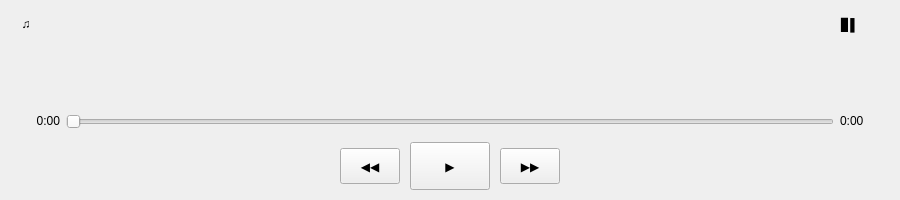
<?xml version="1.0" encoding="UTF-8"?>
<ui version="4.0">
 <class>MusicBar</class>
 <widget class="QWidget" name="MusicBar">
    <property name="geometry">
     <rect>
      <x>0</x>
      <y>0</y>
      <width>900</width>
      <height>200</height>
     </rect>
    </property>
    <property name="minimumSize">
     <size>
      <width>700</width>
      <height>180</height>
     </size>
    </property>
   <property name="windowTitle">
    <string>MusicBar</string>
   </property>
   <widget class="QLabel" name="lblMusicIcon">
    <property name="geometry">
     <rect>
      <x>10</x>
      <y>8</y>
      <width>32</width>
      <height>32</height>
     </rect>
    </property>
    <property name="text">
     <string>&#9835;</string>
    </property>
    <property name="alignment">
     <set>Qt::AlignCenter</set>
    </property>
   </widget>
   <widget class="QLabel" name="lblTrackTitle">
    <property name="geometry">
     <rect>
      <x>48</x>
      <y>10</y>
      <width>770</width>
      <height>28</height>
     </rect>
    </property>
    <property name="text">
     <string></string>
    </property>
    <property name="alignment">
     <set>Qt::AlignLeft|Qt::AlignVCenter</set>
    </property>
   </widget>
    <widget class="QLabel" name="lblBarsIcon">
     <property name="geometry">
      <rect>
       <x>830</x>
       <y>8</y>
       <width>40</width>
       <height>32</height>
      </rect>
     </property>
    <property name="text">
     <string>&#9610;&#9612;</string>
    </property>
    <property name="alignment">
     <set>Qt::AlignCenter</set>
    </property>
   </widget>
    <widget class="QWidget" name="waveContainer" native="true">
     <property name="geometry">
      <rect>
       <x>10</x>
       <y>50</y>
       <width>880</width>
       <height>50</height>
      </rect>
     </property>
     <property name="minimumSize">
      <size>
       <width>0</width>
       <height>50</height>
      </size>
     </property>
     <property name="maximumSize">
      <size>
       <width>16777215</width>
       <height>50</height>
      </size>
     </property>
    </widget>
    <widget class="QLabel" name="lblCurrentTime">
     <property name="geometry">
      <rect>
       <x>10</x>
       <y>110</y>
       <width>50</width>
       <height>22</height>
      </rect>
     </property>
    <property name="text">
     <string>0:00</string>
    </property>
    <property name="alignment">
     <set>Qt::AlignRight|Qt::AlignTrailing|Qt::AlignVCenter</set>
    </property>
   </widget>
    <widget class="QSlider" name="progressSlider">
     <property name="geometry">
      <rect>
       <x>66</x>
       <y>114</y>
       <width>768</width>
       <height>16</height>
      </rect>
     </property>
    <property name="minimum">
     <number>0</number>
    </property>
    <property name="maximum">
     <number>672</number>
    </property>
    <property name="value">
     <number>0</number>
    </property>
    <property name="orientation">
     <enum>Qt::Horizontal</enum>
    </property>
    <property name="tickPosition">
     <enum>QSlider::NoTicks</enum>
    </property>
   </widget>
    <widget class="QLabel" name="lblTotalTime">
     <property name="geometry">
      <rect>
       <x>840</x>
       <y>110</y>
       <width>50</width>
       <height>22</height>
      </rect>
     </property>
    <property name="text">
     <string>0:00</string>
    </property>
    <property name="alignment">
     <set>Qt::AlignLeading|Qt::AlignLeft|Qt::AlignVCenter</set>
    </property>
   </widget>
    <widget class="QToolButton" name="btnPrev">
     <property name="geometry">
      <rect>
       <x>340</x>
       <y>148</y>
       <width>60</width>
       <height>36</height>
      </rect>
     </property>
    <property name="minimumSize">
     <size>
      <width>50</width>
      <height>30</height>
     </size>
    </property>
    <property name="text">
     <string>&#9664;&#9664;</string>
    </property>
    </widget>
    <widget class="QToolButton" name="btnPlay">
     <property name="geometry">
      <rect>
       <x>410</x>
       <y>142</y>
       <width>80</width>
       <height>48</height>
      </rect>
     </property>
    <property name="minimumSize">
     <size>
      <width>60</width>
      <height>40</height>
     </size>
    </property>
    <property name="text">
     <string>&#9654;</string>
    </property>
    </widget>
    <widget class="QToolButton" name="btnNext">
     <property name="geometry">
      <rect>
       <x>500</x>
       <y>148</y>
       <width>60</width>
       <height>36</height>
      </rect>
     </property>
    <property name="minimumSize">
     <size>
      <width>50</width>
      <height>30</height>
     </size>
    </property>
    <property name="text">
     <string>&#9654;&#9654;</string>
    </property>
    </widget>
   </widget>
  <resources/>
  <connections/>
</ui>
